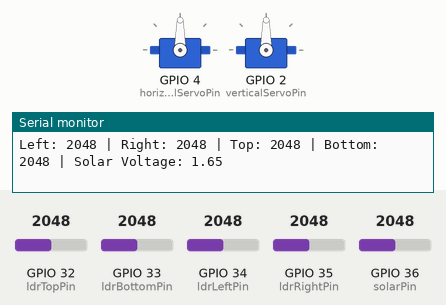
Bench run of a sketch on a simulated ESP32. On the bench: 2 × servo, the last lines printed to the serial monitor. Inputs (shaded band) come from the test bench; at power-on: GPIO 32 (ldrTopPin) = 2048, GPIO 33 (ldrBottomPin) = 2048, GPIO 34 (ldrLeftPin) = 2048, GPIO 35 (ldrRightPin) = 2048, GPIO 36 (solarPin) = 2048.

Above: at 1.2 s.
1.3 s: GPIO 32 (ldrTopPin) set to 2161
At 4.0 s:
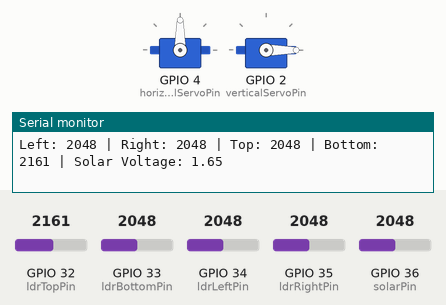
4.3 s: GPIO 33 (ldrBottomPin) set to 2139
5.8 s: GPIO 33 (ldrBottomPin) set to 2238
At 6.25 s:
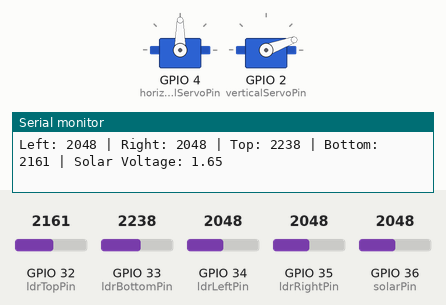
8.8 s: GPIO 34 (ldrLeftPin) set to 2153
At 11.5 s:
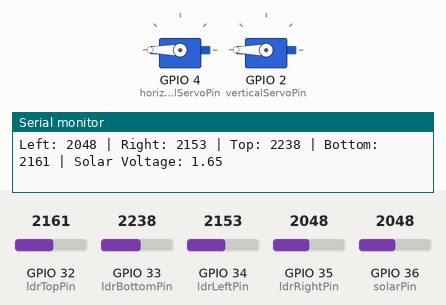
11.8 s: GPIO 35 (ldrRightPin) set to 2866
At 12.15 s:
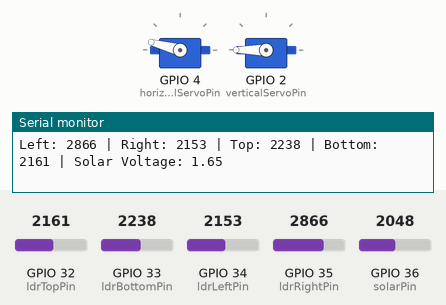
14.8 s: GPIO 32 (ldrTopPin) set to 2866
At 18.6 s:
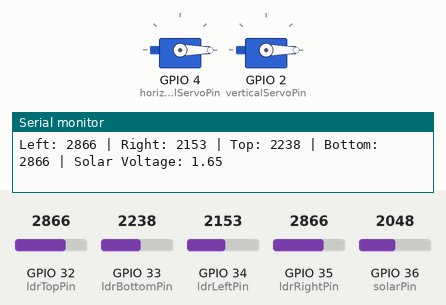
Timing chart, 0 to 18.8 s (numbered marks = the images above; inputs shaded):
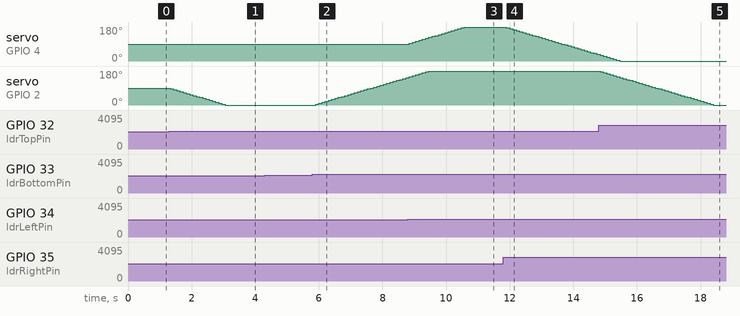

The sketch:

st_f.ino
```cpp
#include <ESP32Servo.h>
#include <WiFi.h>
#include <WebServer.h>

// -----------------------
// WiFi Access Point Settings
// -----------------------
const char* apSSID     = "ESP32_AP";         // AP SSID
const char* apPassword = "yourAPpassword";   // AP password (min 8 characters)

// -----------------------
// Pin Definitions
// -----------------------
const int ldrLeftPin   = 34;  // ADC1 channel (0 = max light, 4095 = darkness)
const int ldrRightPin  = 35;
const int ldrTopPin    = 32;
const int ldrBottomPin = 33;
const int solarPin     = 36;  // ADC1 channel for solar panel voltage measurement

const int horizontalServoPin = 4;  // Horizontal servo on GPIO4
const int verticalServoPin   = 2;  // Vertical servo on GPIO2

// -----------------------
// Global Variables for Tracking (Solar Tracker Logic)
// -----------------------
int horizontalAngle = 90;
int verticalAngle   = 90;

int ldrLeftReading, ldrRightReading, ldrTopReading, ldrBottomReading;
int horizontalDifference, verticalDifference;
const int margin = 50; // Movement margin

int solarReading;
float solarVoltage;

// Create servo objects
Servo horizontalServo;
Servo verticalServo;

// -----------------------
// Web Server & HTML Content
// -----------------------
WebServer server(80);

// Latest HTML code stored in PROGMEM
const char index_html[] PROGMEM = R"rawliteral(
<!DOCTYPE html>
<html lang="en">
<head>
  <meta charset="UTF-8">
  <meta name="viewport" content="width=device-width, initial-scale=1.0">
  <title>ESP32 Solar Tracker Dashboard</title>
  <style>
    body {
      font-family: Arial, sans-serif;
      margin: 0;
      padding: 20px;
      background-color: #e3f2fd;
    }
    .container {
      max-width: 800px;
      margin: 0 auto;
    }
    h1 {
      text-align: center;
      background-color: #0277bd;
      color: white;
      padding: 15px;
      border-radius: 8px;
    }
    .dashboard {
      display: grid;
      grid-template-columns: 1fr 1fr;
      gap: 15px;
    }
    .card {
      background-color: white;
      border-radius: 8px;
      box-shadow: 0 4px 8px rgba(0,0,0,0.2);
      padding: 20px;
      transition: transform 0.3s, box-shadow 0.3s;
    }
    .card:hover {
      transform: scale(1.05);
      box-shadow: 0 8px 16px rgba(0,0,0,0.3);
    }
    .readings {
      display: grid;
      grid-template-columns: 1fr 1fr;
      gap: 10px;
    }
    .reading-box {
      padding: 15px;
      border-radius: 4px;
      text-align: center;
      color: white;
      font-weight: bold;
      transition: transform 0.3s;
    }
    .reading-box:hover {
      transform: scale(1.1);
    }
    .voltage {
      font-size: 24px;
      text-align: center;
      margin: 10px 0;
      color: #d84315;
      font-weight: bold;
    }
    button {
      background-color: #ff9800;
      color: white;
      border: none;
      padding: 10px;
      border-radius: 4px;
      cursor: pointer;
      width: 100%;
      margin-top: 10px;
      transition: transform 0.2s;
    }
    button:hover {
      background-color: #e65100;
      transform: scale(1.05);
    }
    /* Unique Colors for Readings */
    #ldr-left { background-color: #673ab7; }
    #ldr-right { background-color: #ff4081; }
    #ldr-top { background-color: #009688; }
    #ldr-bottom { background-color: #4caf50; }
    /* Circular Progress Bar Styles */
    .progress-circle {
      width: 120px;
      height: 120px;
      border-radius: 50%;
      background: conic-gradient(#ff9800 0deg, #ff9800 var(--progress), #e0e0e0 var(--progress), #e0e0e0 180deg);
      display: flex;
      align-items: center;
      justify-content: center;
      font-size: 20px;
      font-weight: bold;
      color: #333;
      position: relative;
    }
    .progress-circle::before {
      content: '';
      width: 90px;
      height: 90px;
      border-radius: 50%;
      background-color: white;
      position: absolute;
    }
    .progress-circle span {
      position: relative;
      z-index: 1;
    }
    .progress-container {
      display: flex;
      justify-content: space-around;
      margin-top: 20px;
    }
    .progress-label {
      text-align: center;
      margin-top: 10px;
      font-weight: bold;
    }
  </style>
</head>
<body>
  <div class="container">
    <h1>ESP32 Solar Tracker</h1>
    <div class="dashboard">
      <div class="card">
        <h2>LDR Sensor Readings</h2>
        <div class="readings">
          <div id="ldr-left" class="reading-box">Left: 0</div>
          <div id="ldr-right" class="reading-box">Right: 0</div>
          <div id="ldr-top" class="reading-box">Top: 0</div>
          <div id="ldr-bottom" class="reading-box">Bottom: 0</div>
        </div>
      </div>
      <div class="card">
        <h2>Servo Positions</h2>
        <div class="progress-container">
          <div>
            <div id="horizontal-progress" class="progress-circle" style="--progress: 0deg;">
              <span id="horizontal-angle">0°</span>
            </div>
            <div class="progress-label">Horizontal</div>
          </div>
          <div>
            <div id="vertical-progress" class="progress-circle" style="--progress: 0deg;">
              <span id="vertical-angle">0°</span>
            </div>
            <div class="progress-label">Vertical</div>
          </div>
        </div>
      </div>
      <div class="card">
        <h2>Solar Panel Voltage</h2>
        <div class="voltage">
          <span id="solar-voltage">0.00</span> V
        </div>
      </div>
      <div class="card">
        <h2>Controls</h2>
        <button id="refresh-btn">Refresh Data</button>
      </div>
    </div>
  </div>
  <script>
    // Fetch data from ESP32 /data endpoint
    function fetchData() {
      fetch('/data')
        .then(response => response.json())
        .then(data => {
          // Update LDR readings
          document.getElementById('ldr-left').textContent = "Left: " + data.ldrLeft;
          document.getElementById('ldr-right').textContent = "Right: " + data.ldrRight;
          document.getElementById('ldr-top').textContent = "Top: " + data.ldrTop;
          document.getElementById('ldr-bottom').textContent = "Bottom: " + data.ldrBottom;
          // Update servo angle displays
          document.getElementById('horizontal-angle').textContent = data.horizontalAngle + "°";
          document.getElementById('vertical-angle').textContent = data.verticalAngle + "°";
          // Update circular progress bars (progress set to angle in degrees)
          document.getElementById('horizontal-progress').style.setProperty('--progress', data.horizontalAngle + "deg");
          document.getElementById('vertical-progress').style.setProperty('--progress', data.verticalAngle + "deg");
          // Update solar voltage
          document.getElementById('solar-voltage').textContent = data.solarVoltage;
        })
        .catch(error => console.error('Error fetching data:', error));
    }
    document.addEventListener('DOMContentLoaded', fetchData);
    document.getElementById('refresh-btn').addEventListener('click', fetchData);
    setInterval(fetchData, 5000);
  </script>
</body>
</html>
)rawliteral";

// -----------------------
// JSON Endpoint for Sensor and Servo Data
// -----------------------
void handleData() {
  // Note: LDR readings are intentionally swapped as in Code 1.
  String json = "{";
  json += "\"ldrLeft\":" + String(ldrRightReading) + ",";
  json += "\"ldrRight\":" + String(ldrLeftReading) + ",";
  json += "\"ldrTop\":" + String(ldrBottomReading) + ",";
  json += "\"ldrBottom\":" + String(ldrTopReading) + ",";
  json += "\"horizontalAngle\":" + String(horizontalAngle) + ",";
  json += "\"verticalAngle\":" + String(verticalAngle) + ",";
  json += "\"solarVoltage\":\"" + String(solarVoltage, 2) + "\"";
  json += "}";
  server.send(200, "application/json", json);
}

// -----------------------
// Setup: Initialize Access Point, Web Server, and Servos
// -----------------------
void setup() {
  Serial.begin(115200);

  // Set up the ESP32 as an Access Point
  WiFi.mode(WIFI_AP);
  WiFi.softAP(apSSID, apPassword);
  Serial.println("Access Point started");
  Serial.print("AP IP address: ");
  Serial.println(WiFi.softAPIP());

  // Define web server routes
  server.on("/", HTTP_GET, []() {
    server.send(200, "text/html", index_html);
  });
  server.on("/data", HTTP_GET, handleData);
  server.begin();
  Serial.println("HTTP server started");

  // Initialize servos
  horizontalServo.attach(horizontalServoPin);
  verticalServo.attach(verticalServoPin);
  horizontalServo.write(horizontalAngle);
  verticalServo.write(verticalAngle);
}

// -----------------------
// Main Loop: Solar Tracker Logic and Web Server Handling
// -----------------------
void loop() {
  // Handle incoming client requests
  server.handleClient();

  // --- Solar Tracker Logic (exactly as in Code 1) ---
  // Note: Sensor readings are intentionally swapped as in the original code.
  ldrLeftReading   = analogRead(ldrRightPin);
  ldrRightReading  = analogRead(ldrLeftPin);
  ldrTopReading    = analogRead(ldrBottomPin);
  ldrBottomReading = analogRead(ldrTopPin);

  horizontalDifference = ldrRightReading - ldrLeftReading;
  verticalDifference   = ldrTopReading - ldrBottomReading;

  if (horizontalDifference > margin && horizontalAngle < 180) {
    horizontalAngle += 5;
  } else if (horizontalDifference < -margin && horizontalAngle > 0) {
    horizontalAngle -= 5;
  }

  if (verticalDifference > margin && verticalAngle < 180) {
    verticalAngle += 5;
  } else if (verticalDifference < -margin && verticalAngle > 0) {
    verticalAngle -= 5;
  }

  horizontalServo.write(horizontalAngle);
  verticalServo.write(verticalAngle);

  // Read the solar panel voltage (assuming a 3.3V reference)
  solarReading = analogRead(solarPin);
  solarVoltage = solarReading * 3.3 / 4095.0;

  // Debug output to Serial Monitor
  Serial.print("Left: ");
  Serial.print(ldrLeftReading);
  Serial.print(" | Right: ");
  Serial.print(ldrRightReading);
  Serial.print(" | Top: ");
  Serial.print(ldrTopReading);
  Serial.print(" | Bottom: ");
  Serial.print(ldrBottomReading);
  Serial.print(" | Solar Voltage: ");
  Serial.println(solarVoltage);

  delay(100);
}
```

Measured:
- the behaviour switches between 2098 and 2099 on GPIO 32 (ldrTopPin) (found by bisection; images 0 and 1)
- the behaviour switches between 2211 and 2212 on GPIO 33 (ldrBottomPin) (found by bisection; images 1 and 2)
- the behaviour switches between 2098 and 2099 on GPIO 34 (ldrLeftPin) (found by bisection; images 2 and 3)
- after the input at 1.3 s, servo on GPIO 2 (verticalServoPin): moves from 90° to 0° over 1.7 s, starting at once
- after the input at 5.8 s, servo on GPIO 2 (verticalServoPin): moves from 0° to 145° over 2.8 s, starting after 0.10 s
- after the input at 8.8 s, servo on GPIO 4 (horizontalServoPin): moves from 90° to 180° over 1.7 s, starting after 0.05 s
- after the input at 11.8 s, servo on GPIO 4 (horizontalServoPin): moves from 180° to 35° over 2.8 s, starting after 0.10 s
- after the input at 14.8 s, servo on GPIO 2 (verticalServoPin): moves from 180° to 0° over 3.6 s, starting at once
